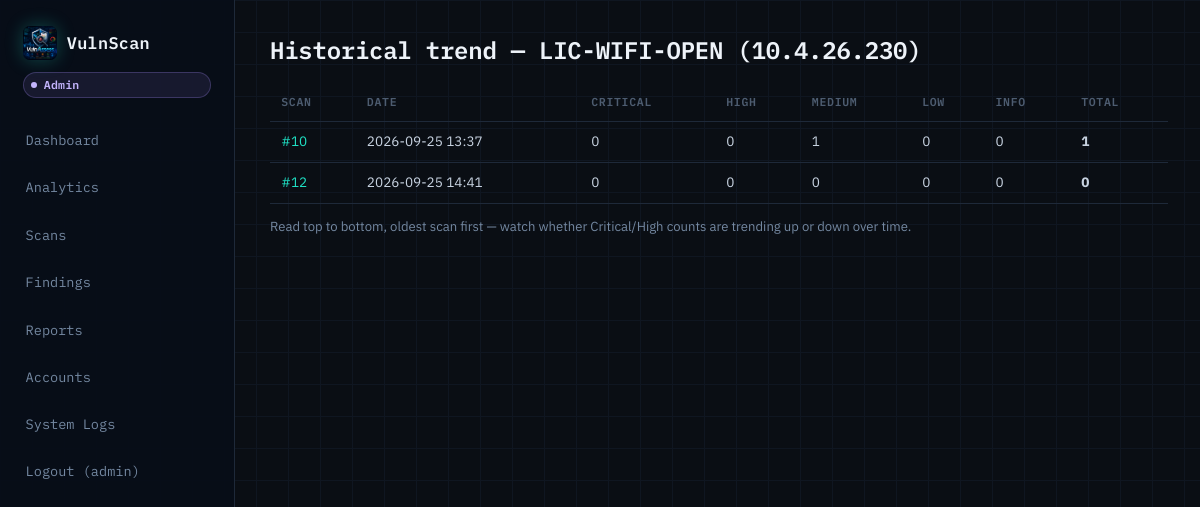
Page /scanning/targets/6/trend/ (signed in) on the earlier database version.
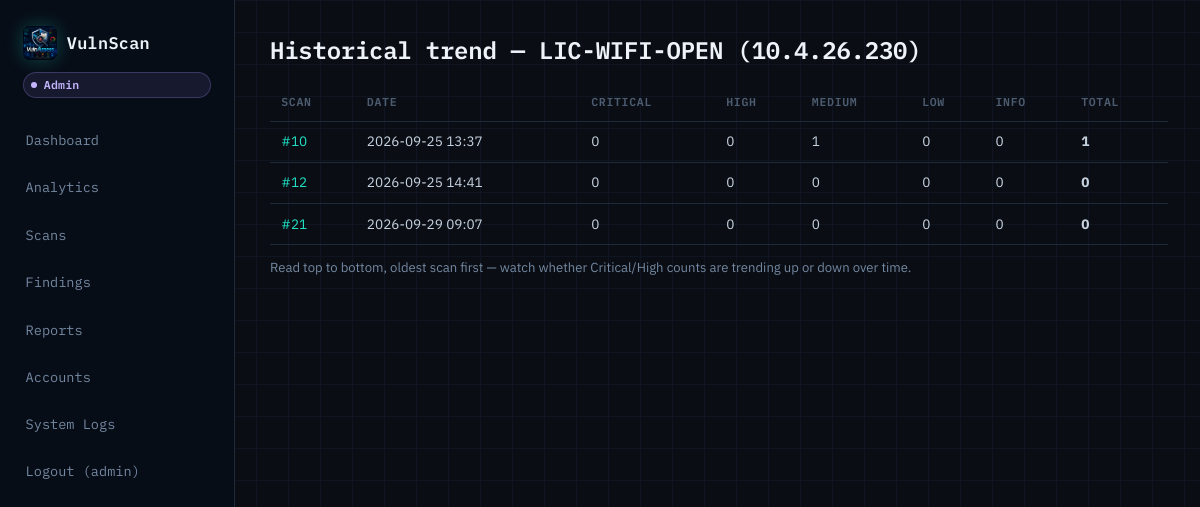
Same page on the later database version.
### scanning/models.py (models this page shows, shortened)
class ScanJob(models.Model):
    class ScanType(models.TextChoices):
        DISCOVERY = "DISCOVERY", "Host discovery"
        PORT_SCAN = "PORT_SCAN", "Port & service scan"
        FULL = "FULL", "Full scan (discovery + ports + OS fingerprint)"
    class Status(models.TextChoices):
        QUEUED = "QUEUED", "Queued"
        RUNNING = "RUNNING", "Running"
        COMPLETED = "COMPLETED", "Completed"
        FAILED = "FAILED", "Failed"
        CANCELLED = "CANCELLED", "Cancelled"
    target = models.ForeignKey(Target, on_delete=models.CASCADE, related_name="jobs")
    initiated_by = models.ForeignKey(settings.AUTH_USER_MODEL, on_delete=models.CASCADE, related_name="scan_jobs")
    scan_type = models.CharField(max_length=16, choices=ScanType.choices, default=ScanType.FULL)
    status = models.CharField(max_length=16, choices=Status.choices, default=Status.QUEUED)
    nmap_arguments = models.CharField(max_length=255, default="-sV -O --top-ports 100")
    queued_at = models.DateTimeField(auto_now_add=True)
    started_at = models.DateTimeField(null=True, blank=True)
    finished_at = models.DateTimeField(null=True, blank=True)
    error_message = models.TextField(blank=True)
    scan_progress = models.PositiveSmallIntegerField(default=0)
    attacker_risk_score = models.PositiveSmallIntegerField(default=0)
    attacker_risk_label = models.CharField(max_length=16, default="LOW")
    attacker_risk_reasons = models.JSONField(default=list, blank=True)
    class Meta:
        ordering = ["-queued_at"]

### scanning/views.py (the view)
# urls.py: path("targets/<int:target_id>/trend/", views.target_trend, name="target_trend"),
@role_required("ADMIN", "ANALYST")
def target_trend(request, target_id):
    from vulnassess.comparison import target_severity_trend
    target = get_object_or_404(Target, pk=target_id)
    rows = target_severity_trend(target)
    return render(request, "scanning/target_trend.html", {"target": target, "rows": rows})

### accounts/models.py (called while the page is built)
    @property
    def is_admin_role(self):
        return self.role == Role.ADMIN or self.is_superuser

    @property
    def is_analyst_role(self):
        return self.role in (Role.ADMIN, Role.ANALYST) or self.is_superuser

    def can_manage_accounts(self):
        return self.is_admin_role

    def can_run_scans(self):
        return self.is_analyst_role

    def can_analyze_vulnerabilities(self):
        return self.is_analyst_role

### vulnassess/comparison.py (called while the page is built)
def target_severity_trend(target):
    from scanning.models import ScanJob
    jobs = ScanJob.objects.filter(target=target, status=ScanJob.Status.COMPLETED).order_by("queued_at")
    rows = []
    for job in jobs:
        counts = {"CRITICAL": 0, "HIGH": 0, "MEDIUM": 0, "LOW": 0, "INFO": 0}
        for f in job.findings.all():
            counts[f.severity] = counts.get(f.severity, 0) + 1
        rows.append({"job": job, "counts": counts, "total": sum(counts.values())})
    return rows

### scanning/templates/scanning/target_trend.html (shortened to what this page needs)
{% extends "base.html" %}
{% block content %}
<h1>Historical trend — {{ target.label }} ({{ target.ip_or_cidr }})</h1>
{% if rows %}
<table class="data-table">
    <thead>
        <tr>
            <th>Scan</th><th>Date</th>
            <th>Critical</th><th>High</th><th>Medium</th><th>Low</th><th>Info</th><th>Total</th>
        </tr>
    </thead>
    <tbody>
    {% for row in rows %}
        <tr>
            <td><a href="{% url 'scanning:job_detail' row.job.id %}">#{{ row.job.id }}</a></td>
            <td>{{ row.job.finished_at|date:"Y-m-d H:i" }}</td>
            <td>{{ row.counts.CRITICAL }}</td>
            <td>{{ row.counts.HIGH }}</td>
            <td>{{ row.counts.MEDIUM }}</td>
            <td>{{ row.counts.LOW }}</td>
            <td>{{ row.counts.INFO }}</td>
            <td><strong>{{ row.total }}</strong></td>
        </tr>
    {% endfor %}
    </tbody>
</table>
<p class="hint">Read top to bottom, oldest scan first — watch whether Critical/High counts are trending up or down over time.</p>
{% else %}
    <p>No completed scans yet for this target.</p>
{% endif %}
{% endblock %}

Differences in the rows shown:
added ScanJob: job.id "21", job.finished_at "2026-09-29 09:07", counts.CRITICAL "0", counts.HIGH "0", counts.MEDIUM "0", counts.LOW "0", counts.INFO "0", total "0"
